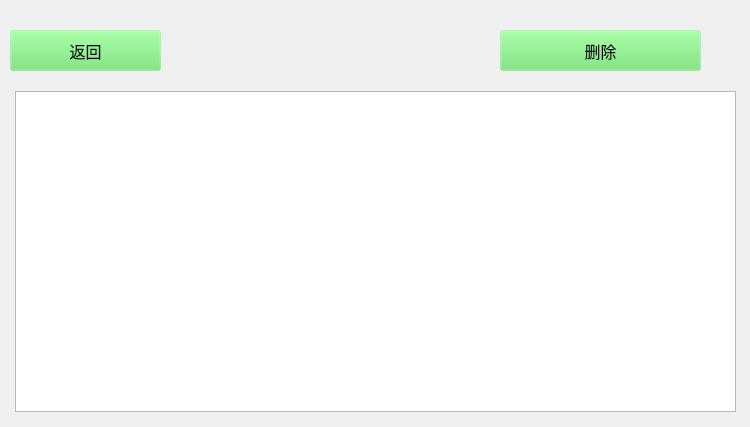
<?xml version="1.0" encoding="UTF-8"?>
<ui version="4.0">
 <class>CheckComments_</class>
 <widget class="QWidget" name="CheckComments_">
  <property name="geometry">
   <rect>
    <x>0</x>
    <y>0</y>
    <width>750</width>
    <height>427</height>
   </rect>
  </property>
  <property name="windowTitle">
   <string>Form</string>
  </property>
  <widget class="QTableWidget" name="tableWidget">
   <property name="geometry">
    <rect>
     <x>15</x>
     <y>91</y>
     <width>721</width>
     <height>321</height>
    </rect>
   </property>
  </widget>
  <widget class="QPushButton" name="return_2">
   <property name="geometry">
    <rect>
     <x>10</x>
     <y>30</y>
     <width>151</width>
     <height>41</height>
    </rect>
   </property>
   <property name="font">
    <font>
     <family>微软雅黑</family>
     <pointsize>12</pointsize>
    </font>
   </property>
   <property name="styleSheet">
    <string notr="true"> QPushButton{
                background-color:rgba(100,225,100,30);//背景色（也可以设置图片）
  border-style:outset; //边框样式（inset/outset）
  border-width:4px;  //边框宽度像素
border-radius:10px;        //边框圆角半径像素
border-color:rgba(255,255,255,30);    //边框padding:6px;                //填衬
                }
                //鼠标按下样式
                QPushButton:pressed{
                background-color:rgba(100,255,100,200);
                border-color:rgba(255,255,255,30);
                border-style:inset;
                color:rgba(0,0,0,100);
                }
                //鼠标悬停样式
                QPushButton:hover{
                background-color:rgba(100,255,100,100);
                border-color:rgba(255,255,255,200);
                color:rgba(0,0,0,200);
                }</string>
   </property>
   <property name="text">
    <string>返回</string>
   </property>
  </widget>
  <widget class="QPushButton" name="delete_2">
   <property name="geometry">
    <rect>
     <x>500</x>
     <y>30</y>
     <width>201</width>
     <height>41</height>
    </rect>
   </property>
   <property name="font">
    <font>
     <family>微软雅黑</family>
     <pointsize>12</pointsize>
    </font>
   </property>
   <property name="styleSheet">
    <string notr="true"> QPushButton{
                background-color:rgba(100,225,100,30);//背景色（也可以设置图片）
  border-style:outset; //边框样式（inset/outset）
  border-width:4px;  //边框宽度像素
border-radius:10px;        //边框圆角半径像素
border-color:rgba(255,255,255,30);    //边框padding:6px;                //填衬
                }
                //鼠标按下样式
                QPushButton:pressed{
                background-color:rgba(100,255,100,200);
                border-color:rgba(255,255,255,30);
                border-style:inset;
                color:rgba(0,0,0,100);
                }
                //鼠标悬停样式
                QPushButton:hover{
                background-color:rgba(100,255,100,100);
                border-color:rgba(255,255,255,200);
                color:rgba(0,0,0,200);
                }</string>
   </property>
   <property name="text">
    <string>删除</string>
   </property>
  </widget>
 </widget>
 <resources/>
 <connections/>
</ui>
